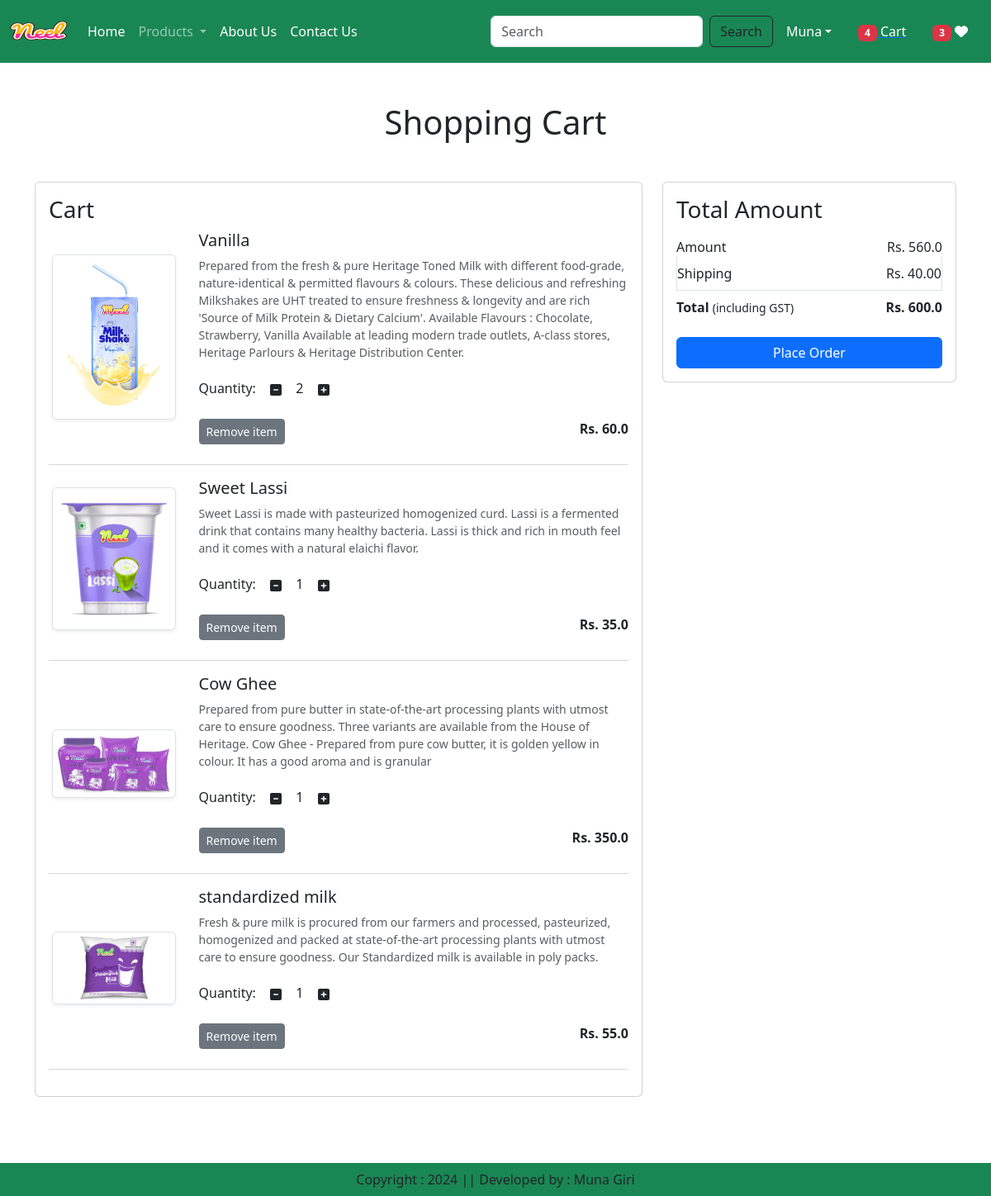
The app's page /cart/ (signed in) with its own data.
### app/models.py (models this page shows, shortened)
class Cart(models.Model):
    user = models. ForeignKey(User, on_delete=models.CASCADE)
    product = models. ForeignKey(Product, on_delete=models.CASCADE)
    quantity = models. PositiveIntegerField(default=1)

class Product(models.Model):
    title = models.CharField(max_length=100)
    selling_price= models.FloatField()
    discounted_price = models.FloatField()
    description= models.TextField()
    composition= models.TextField(default='')
    prodapp= models.TextField(default='')
    category=models.CharField(choices=CATEGORY_CHOICES,max_length=100)
    product_image= models.ImageField(upload_to='product')

### app/views.py (the view)
# urls.py: path('cart/', views.show_cart, name='showcart'),
@login_required
def show_cart(request):
    user = request.user
    cart = Cart.objects.filter(user=user)
    amount = 0
    for p in cart:
        value = p.quantity * p.product.discounted_price
        amount = amount + value
        totalamount = amount + 40
        totalitem = 0
        wishitem=0
        if request.user.is_authenticated:
            totalitem = len(Cart.objects.filter(user=request.user))
            wishitem = len(Wishlist.objects.filter(user=request.user))
    return render(request, 'app/addtocart.html' ,locals())

### app/templates/app/addtocart.html (shortened to what this page needs)
{% extends 'app/base.html' %}
{% load static %}
{% block main-content %}
    <div class="container my-5">
        <div class="row">
            {% if cart %}
                <h1 class="text-center mb-5">Shopping Cart</h1>
                <div class="col-sm-8">
                    <div class="card">
                        <div class="card-body">
                            <h3>Cart</h3>
                            {% for item in cart %}
                                <div class="row mb-4">
                                    <div class="col-sm-3 text-center align-self-center">
                                        <img src="{{ item.product.product_image.url }}" alt="" class="img-fluid img-thumbnail shadow-sm" height="150" width="150">
                                    </div>
                                    <div class="col-sm-9">
                                        <h5>{{ item.product.title }}</h5>
                                        <p class="mb-2 text-muted small">{{ item.product.description }}</p>
                                        <div class="my-3">
                                            <label for="quantity">Quantity:</label>
                                            <a class="minus-cart btn" pid="{{ item.product.id }}"><i class="fas fa-minus-square"></i></a>
                                            <span id="quantity">{{ item.quantity }}</span>
                                            <a class="plus-cart btn" pid="{{ item.product.id }}"><i class="fas fa-plus-square"></i></a>
                                        </div>
                                        <div class="d-flex justify-content-between">
                                            <a href="#" class="remove-cart btn btn-sm btn-secondary" pid="{{ item.product.id }}">Remove item</a>
                                            <p class="mb-0"><strong>Rs. {{ item.product.discounted_price }}</strong></p>
                                        </div>
                                    </div>
                                </div>
                                <hr class="text-muted">
                            {% endfor %}
                        </div>
                    </div>
                </div>
                <div class="col-sm-4">
                    <div class="card">
                        <div class="card-body">
                            <h3>Total Amount</h3>
                            <ul class="list-group">
                                <li class="list-group-item d-flex justify-content-between align-items-center border-0 px-0 pb-0">
                                    Amount
                                    <span id="amount">Rs. {{ amount }}</span>
                                </li>
                                <li class="list-group-item d-flex justify-content-between align-items-center px-0">
                                    Shipping
                                    <span>Rs. 40.00</span>
                                </li>
                                <li class="list-group-item d-flex justify-content-between align-items-center border-0 px-0 mb-3">
                                    <div>
                                        <strong>Total</strong> <small>(including GST)</small>
                                    </div>
                                    <span id="totalamount"><strong>Rs. {{ totalamount }}</strong></span>
                                </li>
                            </ul>
                            <div class="d-grid">
                                <a href="{% url 'checkout' %}" class="btn btn-primary">Place Order</a>
                            </div>
                        </div>
                    </div>
                </div>
            {% else %}
                <h1 class="text-center mb-5">Cart is Empty</h1>
            {% endif %}
        </div>
    </div>
    <br><br><br>
{% endblock main-content %}

### records on screen
Cart: product.product_image (picture), product "Vanilla", product.description "Prepared from the fresh & pure Heritage Toned Milk with different food-grade, nature-identical & permitted flavours & colours. These delicious and refreshing Milkshakes are UHT treated to ensure freshness & longevity and are rich 'Source of Milk Protein & Dietary Calcium'. Available Flavours : Chocolate, Strawberry, Vanilla Available at leading modern trade outlets, A-class stores, Heritage Parlours & Heritage Distribution Center.", quantity "2", product.discounted_price "60.0"
Cart: product.product_image (picture), product "Sweet Lassi", product.description "Sweet Lassi is made with pasteurized homogenized curd. Lassi is a fermented drink that contains many healthy bacteria. Lassi is thick and rich in mouth feel and it comes with a natural elaichi flavor.", quantity "1", product.discounted_price "35.0"
Cart: product.product_image (picture), product "Cow Ghee", product.description "Prepared from pure butter in state-of-the-art processing plants with utmost care to ensure goodness. Three variants are available from the House of Heritage. Cow Ghee - Prepared from pure cow butter, it is golden yellow in colour. It has a good aroma and is granular", quantity "1", product.discounted_price "350.0"
Cart: product.product_image (picture), product "standardized milk", product.description "Fresh & pure milk is procured from our farmers and processed, pasteurized, homogenized and packed at state-of-the-art processing plants with utmost care to ensure goodness. Our Standardized milk is available in poly packs.", quantity "1", product.discounted_price "55.0"

### other values on screen
{{ totalitem }} "4"
{{ wishitem }} "3"
{{ amount }} "560.0"
{{ totalamount }} "600.0"
